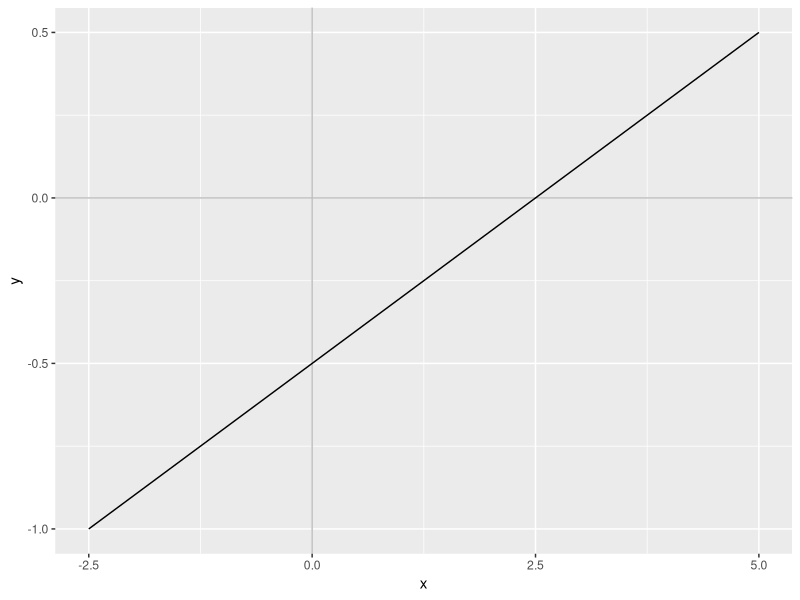
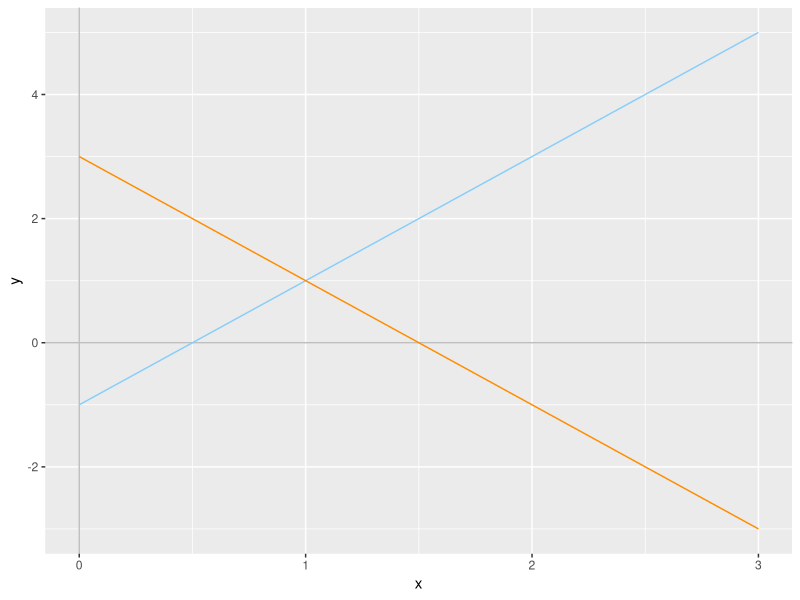
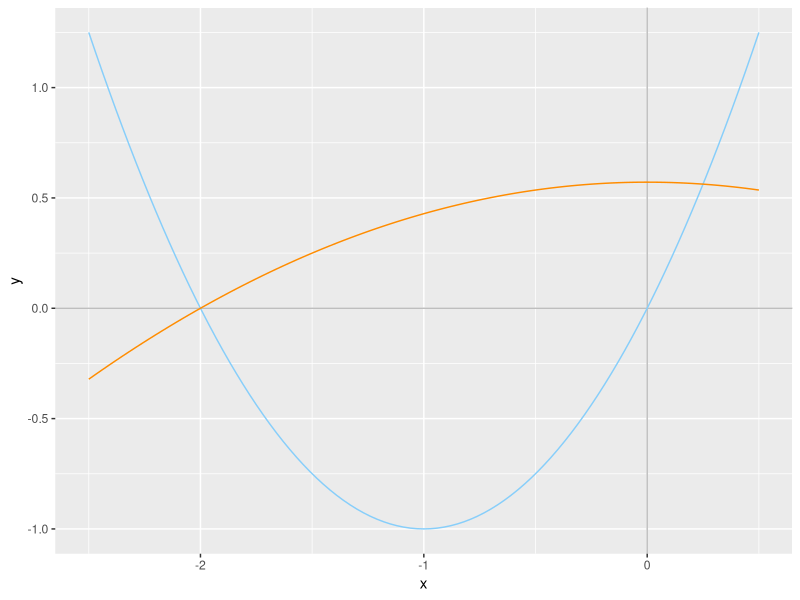
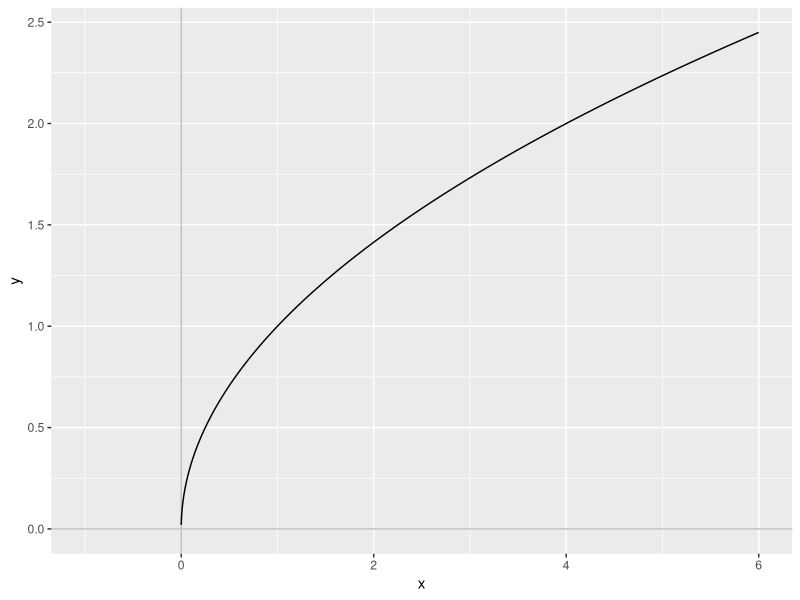
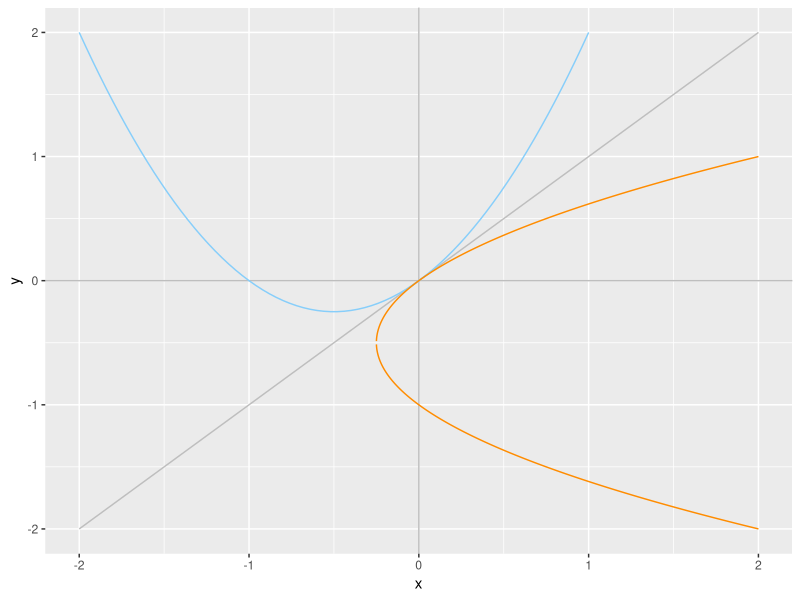

Write R code to recreate these figures, in order.
## ---- chunk 1
#| label: r-setup
#| echo: false
#| warning: false
#| message: false
#| cache: true
options(htmltools.dir.version = FALSE)
library(tidyverse)

base_axes <- function(a, b) {
  # shorthand to set up Cartesian axes over a < x < b 
  ggplot(data.frame(x=c(a, b)), aes(x=x)) +
  # add axis lines to help guide plots
  geom_vline(xintercept=0, colour="grey") +
  geom_hline(yintercept=0, colour="grey")
}
## ---- chunk 2
#| label: linear-plot
#| echo: false
#| out-width: 60%
#| fig-align: 'center'
#| fig-format: svg
#| fig-alt: "Plot of the line y = 0.2x - 0.5 on Cartesian axes."
#| fig-width: 4
#| fig-height: 2
#| cache: true

equation = function(x){0.2*x-0.5}
base_axes(-2.5, 5) + stat_function(fun=equation)
## ---- chunk 3
#| label: linear-intersection
#| echo: false
#| out-width: 60%
#| fig-align: 'center'
#| fig-format: svg
#| fig-alt: "Plot of y = 2x - 1 and y = -2x + 3 on Cartesian axes."
#| fig-cap: "Plot of $y = 2x - 1$ (blue) and $y = -2x + 3$ (orange)."
#| fig-width: 4
#| fig-height: 2
#| cache: true


base_axes(0, 3) +
  stat_function(fun=function(x){2*x - 1}, colour="lightskyblue") +
  stat_function(fun=function(x){-2*x + 3}, colour="darkorange")
## ---- chunk 4
#| label: quadratic-intersection
#| echo: false
#| out-width: 60%
#| fig-align: 'center'
#| fig-format: svg
#| fig-alt: "Plot of y = x^2 + 2x and 7y + x^2 = 4 on Cartesian axes."
#| fig-cap: "Plot of $y = x^2 + 2x$ (blue) and $7y + x^2 = 4$ (orange)."
#| fig-width: 4
#| fig-height: 2
#| cache: true


base_axes(-2.5, 0.5) +
  stat_function(fun=function(x){x**2 + 2*x}, colour="lightskyblue") +
  stat_function(fun=function(x){4/7 - (1/7)*x**2}, colour="darkorange")
## ---- chunk 5
#| label: sqrt-plot
#| echo: false
#| warning: false  # hide the warnings that come from taking negative roots
#| out-width: 60%
#| fig-align: 'center'
#| fig-format: svg
#| fig-alt: "Plot of the square root of x on Cartesian axes."
#| fig-width: 4
#| fig-height: 2
#| cache: true

equation = function(x){x**0.5}
base_axes(-1, 6) + stat_function(fun=equation, n=1e4)
## ---- chunk 6
#| label: function-inverse
#| echo: false
#| warning: false
#| out-width: 60%
#| fig-align: 'center'
#| fig-format: svg
#| fig-alt: "Plot of y = f(x) and its inverse, demonstrating the reflection in y = x."
#| fig-cap: "Plot of $y = f(x)$ (blue), $y = f^{-1}(x)$ (orange), and $y = x$ (grey)."
#| fig-width: 4
#| fig-height: 4
#| cache: true

base_axes(-2, 2) +
  stat_function(fun=function(x){x}, n=2, colour="grey") +
  stat_function(fun=function(x){x*(x+1)}, colour="lightskyblue") +
  stat_function(fun=function(x){-0.5 + (x+0.25)**0.5}, n=1e4, colour="darkorange") +
  stat_function(fun=function(x){-0.5 - (x+0.25)**0.5}, n=1e4, colour="darkorange") +
  ylim(-2,2)
